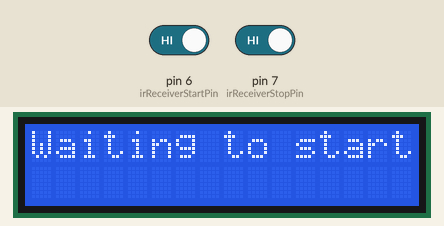
A sketch run on a simulated Arduino Uno, built with avr-gcc and run on an emulated ATmega328P. On the bench: 16×2 character LCD. The test bench sets the inputs (shaded band); at power-on: pin 6 (irReceiverStartPin) HIGH, pin 7 (irReceiverStopPin) HIGH. What the sketch prints to the serial monitor is not drawn.

Above: at 1.2 s.
1.3 s: pin 6 (irReceiverStartPin) driven LOW
At 2.5 s:
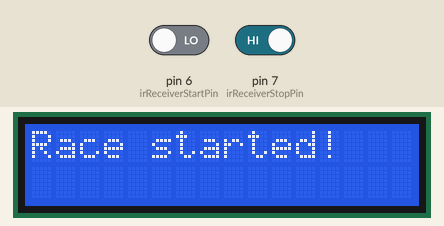
2.8 s: pin 7 (irReceiverStopPin) driven LOW
At 3.2 s:
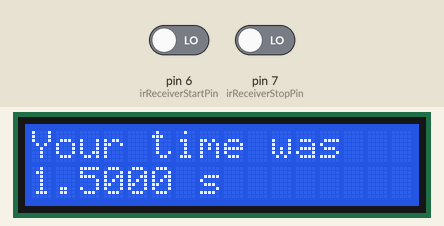
Timing chart, 0 to 5.8 s (numbered marks = the images above; inputs shaded):
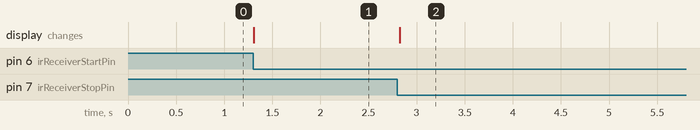

The sketch:

time.ino
```cpp
#include <LiquidCrystal.h>

const int irReceiverStartPin = 6;  // First IR receiver to start the timer
const int irReceiverStopPin = 7;   // Second IR receiver to stop the timer
unsigned long startTime = 0;       // Variable to store the start time
bool timerRunning = false;         // Track if the timer is currently running
LiquidCrystal lcd(13, 12, 8, 9, 10, 11);

void setup() {
  pinMode(irReceiverStartPin, INPUT);  // Set start IR receiver pin as input
  pinMode(irReceiverStopPin, INPUT);   // Set stop IR receiver pin as input
  lcd.begin(16, 2);
  Serial.begin(9600);
  lcd.clear();
  lcd.setCursor(0, 0);
  lcd.print("Waiting to start!");
}

void loop() {
  // Check if the first IR receiver is interrupted to start the timer
  if (!timerRunning && digitalRead(irReceiverStartPin) == LOW) {
    startTime = millis();            // Record start time
    timerRunning = true;             // Set timer as running
    Serial.println("First interruption detected on IR receiver 1, timer started.");
    lcd.clear();
    lcd.setCursor(0, 0);
    lcd.print("Race started!");

  }

  // Check if the second IR receiver is interrupted to stop the timer
  if (timerRunning && digitalRead(irReceiverStopPin) == LOW) {
    unsigned long endTime = millis();         // Record end time
    unsigned long timeDifference = endTime - startTime; // Calculate elapsed time
    float seconds = timeDifference / 1000.0;
    // Print the time difference
    Serial.print("Second interruption detected on IR receiver 2. Time between interruptions: ");
    Serial.print(timeDifference);
    Serial.println(" ms");
    lcd.clear();
    lcd.setCursor(0, 0);
    lcd.print("Your time was");
    lcd.setCursor(0, 1);  // Print a message to the LCD
    lcd.print(seconds, 4);
    lcd.print(" s");


    // Reset timer for next measurement
    timerRunning = false;
    Serial.println("Waiting for first interruption on IR receiver 1 to start timer...");
    delay(60000);
    lcd.clear();
    lcd.setCursor(0, 0);
    lcd.print("Waiting to start!");
  }
}
```

Measured:
- after the input at 1.3 s, the display: changes at once (image 1)
- after the input at 2.8 s, the display: changes at once (image 2)
